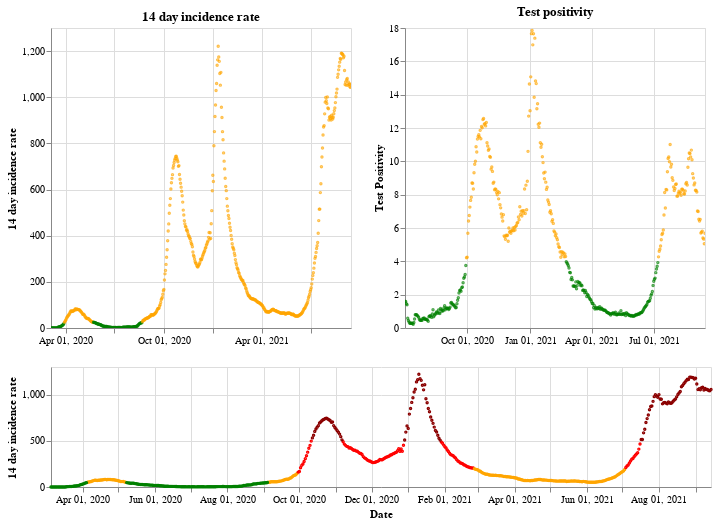

This figure's notebook cell:
### Markdown cell above
## Northern Ireland

### Code cell
plot_traffic_light('Northern Ireland')

### Figure 1 — Vega-Lite specification as saved in the notebook (floating-point values rounded to 4 significant figures; data arrays with more than 128 entries replaced by an {"elided": "..."} marker saying what was removed)
{"config": {"view": {"continuousWidth": 400, "continuousHeight": 300}}, "vconcat": [{"hconcat": [{"mark": {"type": "point", "size": 2}, "encoding": {"color": {"condition": {"value": "green", "test": "(datum.twoWeeklyCasesRate <= 25)"}, "value": "orange"}, "tooltip": [{"type": "nominal", "field": "areaName"}, {"type": "temporal", "field": "date"}, {"type": "quantitative", "field": "twoWeeklyCasesRate"}, {"type": "quantitative", "field": "testPositivity"}], "x": {"type": "temporal", "axis": {"title": ""}, "field": "date", "scale": {"domain": {"selection": "DateBrush"}}, "timeUnit": "yearmonthdate"}, "y": {"type": "quantitative", "axis": {"title": "14 day incidence rate"}, "field": "twoWeeklyCasesRate"}}, "title": "14 day incidence rate", "width": 300}, {"mark": {"type": "point", "size": 2}, "encoding": {"color": {"condition": {"value": "green", "test": "(datum.testPositivity <= 4)"}, "value": "orange"}, "tooltip": [{"type": "nominal", "field": "areaName"}, {"type": "temporal", "field": "date"}, {"type": "quantitative", "field": "twoWeeklyCasesRate"}, {"type": "quantitative", "field": "testPositivity"}], "x": {"type": "temporal", "axis": {"title": ""}, "field": "date", "scale": {"domain": {"selection": "DateBrush"}}, "timeUnit": "yearmonthdate"}, "y": {"type": "quantitative", "axis": {"title": "Test Positivity"}, "field": "testPositivity"}}, "title": "Test positivity", "width": 300}]}, {"layer": [{"mark": {"type": "point", "size": 2}, "encoding": {"color": {"condition": {"value": "orange", "test": "(((datum.testPositivity < 4) && (datum.twoWeeklyCasesRate >= 50)) && (datum.twoWeeklyCasesRate < 200))"}, "value": "red"}, "opacity": {"condition": {"value": 1, "test": "((datum.twoWeeklyCasesRate >= 50) && (datum.twoWeeklyCasesRate < 500))"}, "value": 0}, "tooltip": [{"type": "nominal", "field": "areaName"}, {"type": "temporal", "field": "date"}, {"type": "quantitative", "field": "twoWeeklyCasesRate"}, {"type": "quantitative", "field": "testPositivity"}], "x": {"type": "temporal", "axis": {"title": "Date"}, "field": "date", "timeUnit": "yearmonthdate"}, "y": {"type": "quantitative", "axis": {"title": "14 day incidence rate"}, "field": "twoWeeklyCasesRate"}}, "selection": {"DateBrush": {"type": "interval", "encodings": ["x"], "fields": ["Time"]}}}, {"mark": {"type": "point", "size": 2}, "encoding": {"color": {"value": "darkred"}, "opacity": {"condition": {"value": 1, "test": "(datum.twoWeeklyCasesRate >= 500)"}, "value": 0}, "tooltip": [{"type": "nominal", "field": "areaName"}, {"type": "temporal", "field": "date"}, {"type": "quantitative", "field": "twoWeeklyCasesRate"}, {"type": "quantitative", "field": "testPositivity"}], "x": {"type": "temporal", "axis": {"title": "Date"}, "field": "date", "timeUnit": "yearmonthdate"}, "y": {"type": "quantitative", "axis": {"title": "14 day incidence rate"}, "field": "twoWeeklyCasesRate"}}}, {"mark": {"type": "point", "size": 2}, "encoding": {"color": {"condition": {"value": "green", "test": "((datum.testPositivity < 4) && (datum.twoWeeklyCasesRate < 50))"}, "value": "orange"}, "opacity": {"condition": {"value": 1, "test": "(datum.twoWeeklyCasesRate < 50)"}, "value": 0}, "tooltip": [{"type": "nominal", "field": "areaName"}, {"type": "temporal", "field": "date"}, {"type": "quantitative", "field": "twoWeeklyCasesRate"}, {"type": "quantitative", "field": "testPositivity"}], "x": {"type": "temporal", "axis": {"title": "Date"}, "field": "date", "timeUnit": "yearmonthdate"}, "y": {"type": "quantitative", "axis": {"title": "14 day incidence rate"}, "field": "twoWeeklyCasesRate"}}}], "height": 120, "width": 660}], "data": {"name": "data-85b4a62083f844c8d143b6580c2ea211"}, "$schema": "https://vega.github.io/schema/vega-lite/v4.8.1.json", "datasets": {"data-85b4a62083f844c8d143b6580c2ea211": {"elided": "559 records"}}}
